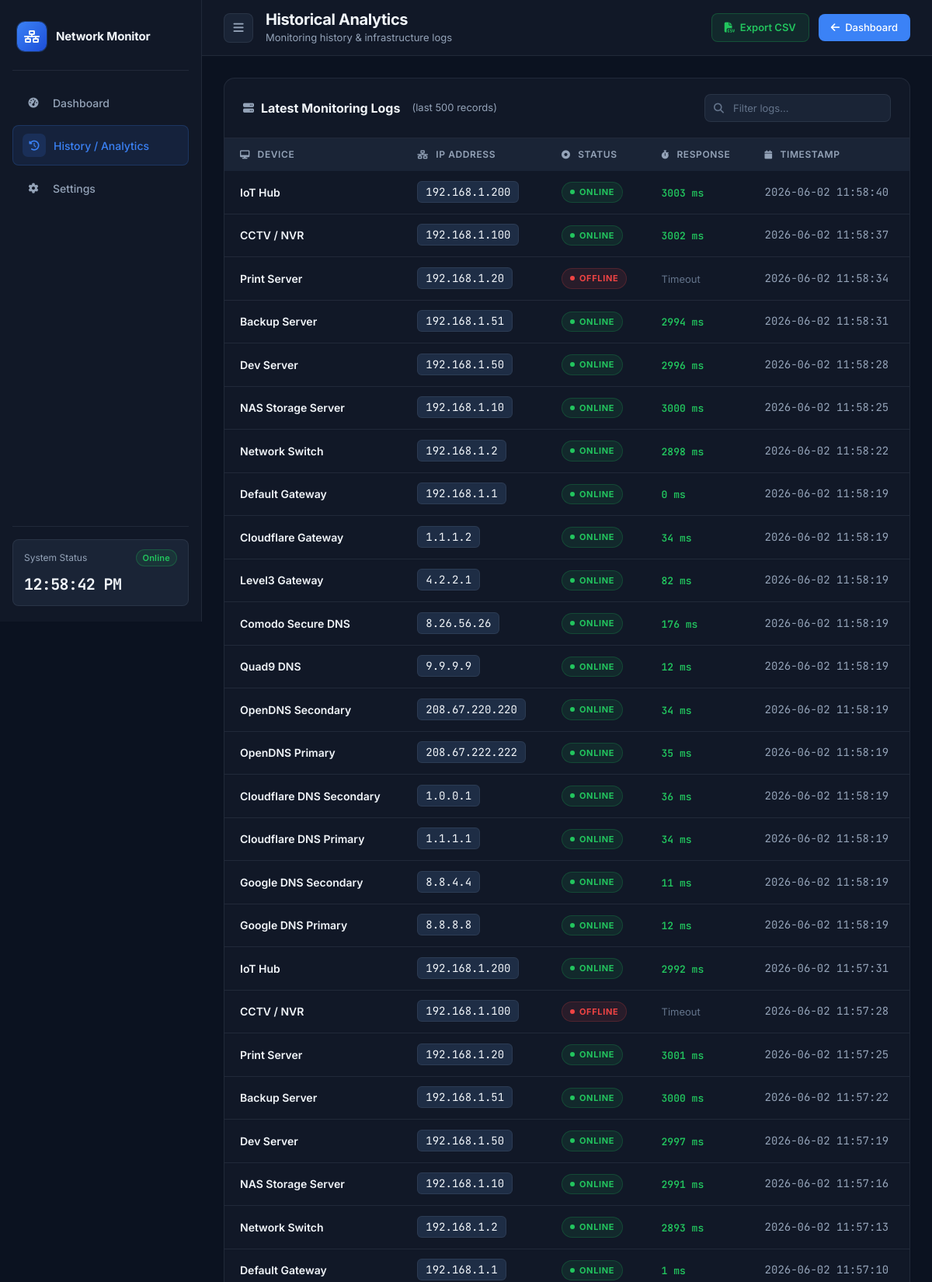
The app's page /analytics (signed in, upper part) with its own data.
### tables this page shows
CREATE TABLE ping_logs (
	id INTEGER NOT NULL, 
	device_name VARCHAR(100) NOT NULL, 
	ip VARCHAR(50) NOT NULL, 
	status VARCHAR(10) NOT NULL, 
	response_time INTEGER, 
	timestamp VARCHAR(30) NOT NULL, 
	PRIMARY KEY (id)
);

### dashboard/routes.py (the view)
@dashboard_bp.route("/analytics")
@login_required
def analytics():
    history = []
    try:
        from database.models import PingLog
        rows = PingLog.query.order_by(PingLog.id.desc()).limit(500).all()
        history = [
            (r.id, r.device_name, r.ip, r.status, r.response_time, r.timestamp)
            for r in rows
        ]
    except Exception:
        pass
    return render_template(
        "analytics.html",
        history=history,
        username=current_user.username,
        user_role=current_user.role,
    )

### app.py (called while the page is built)
@login_manager.user_loader
def load_user(user_id):
    return db.session.get(User, int(user_id))

### templates/analytics.html (shortened to what this page needs)
{% extends "base.html" %}
{% block content %}
<div class="app-shell">
    <aside class="sidebar" id="sidebar">
        <div class="sidebar-brand">
            <div class="brand-icon"><i class="fa-solid fa-network-wired"></i></div>
            <span class="brand-name">Network Monitor</span>
        </div>
        <nav class="sidebar-nav">
            <a href="/" class="nav-item">
                <div class="nav-icon"><i class="fa-solid fa-gauge-high"></i></div>
                <span>Dashboard</span>
            </a>
            <a href="/analytics" class="nav-item active">
                <div class="nav-icon"><i class="fa-solid fa-clock-rotate-left"></i></div>
                <span>History / Analytics</span>
            </a>
            <a href="/settings" class="nav-item">
                <div class="nav-icon"><i class="fa-solid fa-gear"></i></div>
                <span>Settings</span>
            </a>
        </nav>
        <div class="sidebar-footer">
            <div class="sys-status-card">
                <div class="sys-status-row">
                    <span class="sys-label">System Status</span>
                    <span class="sys-badge online">Online</span>
                </div>
                <div class="sys-time" id="sidebarTime"></div>
            </div>
        </div>
    </aside>
    <main class="main-area">
        <header class="topbar">
            <div class="topbar-left">
                <button class="sidebar-toggle" onclick="toggleSidebar()">
                    <i class="fa-solid fa-bars"></i>
                </button>
                <div class="topbar-title">
                    <h1>Historical Analytics</h1>
                    <p>Monitoring history & infrastructure logs</p>
                </div>
            </div>
            <div class="topbar-right">
                <a href="/export_csv" class="btn-export">
                    <i class="fa-solid fa-file-csv"></i>
                    Export CSV
                </a>
                <a href="/" class="btn-back">
                    <i class="fa-solid fa-arrow-left"></i>
                    Dashboard
                </a>
            </div>
        </header>
        <div class="page-content">
            <div class="analytics-card">
                <div class="analytics-card-header">
                    <div class="chart-title">
                        <i class="fa-solid fa-server"></i>
                        Latest Monitoring Logs
                        <span style="font-size:13px;font-weight:400;color:var(--muted);margin-left:6px;">
                            (last 500 records)
                        </span>
                    </div>
                    <div class="analytics-search">
                        <input type="text" id="tableSearch" placeholder="Filter logs...">
                    </div>
                </div>
                <div class="table-wrapper">
                    <table class="analytics-table" id="logsTable">
                        <thead>
                            <tr>
                                <th><i class="fa-solid fa-desktop"></i> Device</th>
                                <th><i class="fa-solid fa-network-wired"></i> IP Address</th>
                                <th><i class="fa-solid fa-circle-dot"></i> Status</th>
                                <th><i class="fa-solid fa-stopwatch"></i> Response</th>
                                <th><i class="fa-solid fa-calendar"></i> Timestamp</th>
                            </tr>
                        </thead>
                        <tbody>
                            {% for log in history %}
                            <tr>
                                <td class="td-name">{{ log[1] }}</td>
                                <td class="td-ip"><span class="ip-chip">{{ log[2] }}</span></td>
                                <td>
                                    {% if log[3] == "ONLINE" %}
                                    <span class="status-badge badge-online">
                                        <span class="badge-dot"></span>ONLINE
                                    </span>
                                    {% else %}
                                    <span class="status-badge badge-offline">
                                        <span class="badge-dot"></span>OFFLINE
                                    </span>
                                    {% endif %}
                                </td>
                                <td>
                                    {% if log[3] == "ONLINE" %}
                                    <span class="response-val">{{ log[4] }} ms</span>
                                    {% else %}
                                    <span class="timeout-val">Timeout</span>
                                    {% endif %}
                                </td>
                                <td class="td-time">{{ log[5] }}</td>
                            </tr>
                            {% endfor %}
                        </tbody>
                    </table>
                </div>
            </div>
        </div>
    </main>
</div>
{% endblock %}

### templates/base.html (shortened to what this page needs)
<!DOCTYPE html>
<html lang="en" style="background:#0b1220;">
<head>
    <link rel="stylesheet" href="{{ url_for('static', filename='style.css') }}">
    <link rel="stylesheet"
          href="https://cdnjs.cloudflare.com/ajax/libs/font-awesome/6.5.2/css/all.min.css"
>
</head>
<body>
{% block content %}{% endblock %}
</body>
</html>

### templates/base.html (style rules this page uses)
*, *::before, *::after { margin: 0; padding: 0; box-sizing: border-box; }
html, body { background: #0b1220; color: #f1f5f9; }

### records on screen
ping_logs: device_name "IoT Hub", ip "192.168.1.200", status "ONLINE" (drawn), response_time "3003", timestamp "2026-06-02 11:58:40"
ping_logs: device_name "CCTV / NVR", ip "192.168.1.100", status "ONLINE" (drawn), response_time "3002", timestamp "2026-06-02 11:58:37"
ping_logs: device_name "Print Server", ip "192.168.1.20", status "OFFLINE" (drawn), timestamp "2026-06-02 11:58:34"
ping_logs: device_name "Backup Server", ip "192.168.1.51", status "ONLINE" (drawn), response_time "2994", timestamp "2026-06-02 11:58:31"
ping_logs: device_name "Dev Server", ip "192.168.1.50", status "ONLINE" (drawn), response_time "2996", timestamp "2026-06-02 11:58:28"
ping_logs: device_name "NAS Storage Server", ip "192.168.1.10", status "ONLINE" (drawn), response_time "3000", timestamp "2026-06-02 11:58:25"
ping_logs: device_name "Network Switch", ip "192.168.1.2", status "ONLINE" (drawn), response_time "2898", timestamp "2026-06-02 11:58:22"
ping_logs: device_name "Default Gateway", ip "192.168.1.1", status "ONLINE" (drawn), response_time "0", timestamp "2026-06-02 11:58:19"
ping_logs: device_name "Cloudflare Gateway", ip "1.1.1.2", status "ONLINE" (drawn), response_time "34", timestamp "2026-06-02 11:58:19"
ping_logs: device_name "Level3 Gateway", ip "4.2.2.1", status "ONLINE" (drawn), response_time "82", timestamp "2026-06-02 11:58:19"
ping_logs: device_name "Comodo Secure DNS", ip "8.26.56.26", status "ONLINE" (drawn), response_time "176", timestamp "2026-06-02 11:58:19"
ping_logs: device_name "Quad9 DNS", ip "9.9.9.9", status "ONLINE" (drawn), response_time "12", timestamp "2026-06-02 11:58:19"
ping_logs: device_name "OpenDNS Secondary", ip "208.67.220.220", status "ONLINE" (drawn), response_time "34", timestamp "2026-06-02 11:58:19"
ping_logs: device_name "OpenDNS Primary", ip "208.67.222.222", status "ONLINE" (drawn), response_time "35", timestamp "2026-06-02 11:58:19"
ping_logs: device_name "Cloudflare DNS Secondary", ip "1.0.0.1", status "ONLINE" (drawn), response_time "36", timestamp "2026-06-02 11:58:19"
ping_logs: device_name "Cloudflare DNS Primary", ip "1.1.1.1", status "ONLINE" (drawn), response_time "34", timestamp "2026-06-02 11:58:19"
ping_logs: device_name "Google DNS Secondary", ip "8.8.4.4", status "ONLINE" (drawn), response_time "11", timestamp "2026-06-02 11:58:19"
ping_logs: device_name "Google DNS Primary", ip "8.8.8.8", status "ONLINE" (drawn), response_time "12", timestamp "2026-06-02 11:58:19"
ping_logs: device_name "IoT Hub", ip "192.168.1.200", status "ONLINE" (drawn), response_time "2992", timestamp "2026-06-02 11:57:31"
ping_logs: device_name "CCTV / NVR", ip "192.168.1.100", status "OFFLINE" (drawn), timestamp "2026-06-02 11:57:28"
ping_logs: device_name "Print Server", ip "192.168.1.20", status "ONLINE" (drawn), response_time "3001", timestamp "2026-06-02 11:57:25"
ping_logs: device_name "Backup Server", ip "192.168.1.51", status "ONLINE" (drawn), response_time "3000", timestamp "2026-06-02 11:57:22"
ping_logs: device_name "Dev Server", ip "192.168.1.50", status "ONLINE" (drawn), response_time "2997", timestamp "2026-06-02 11:57:19"
ping_logs: device_name "NAS Storage Server", ip "192.168.1.10", status "ONLINE" (drawn), response_time "2991", timestamp "2026-06-02 11:57:16"
ping_logs: device_name "Network Switch", ip "192.168.1.2", status "ONLINE" (drawn), response_time "2893", timestamp "2026-06-02 11:57:13"
ping_logs: device_name "Default Gateway", ip "192.168.1.1", status "ONLINE" (drawn), response_time "1", timestamp "2026-06-02 11:57:10"
